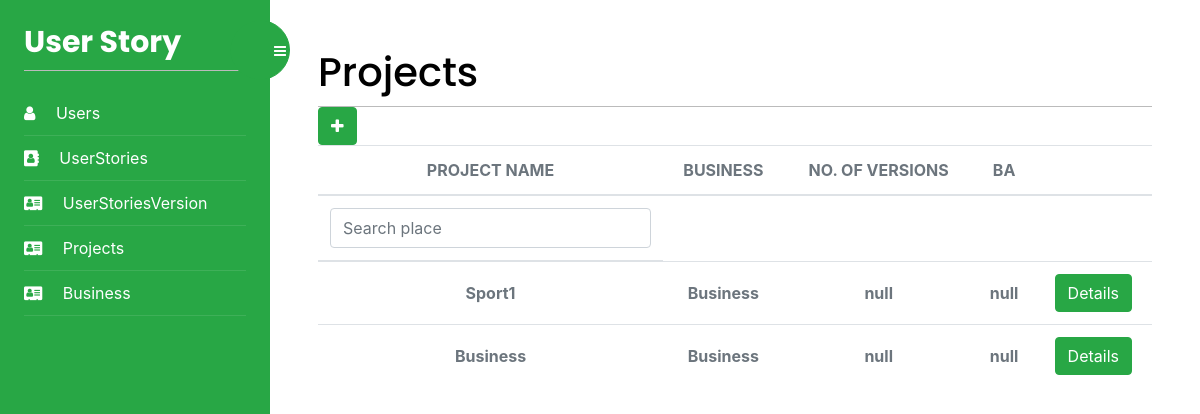
The app's page /Projects/list/ (signed in), older data.
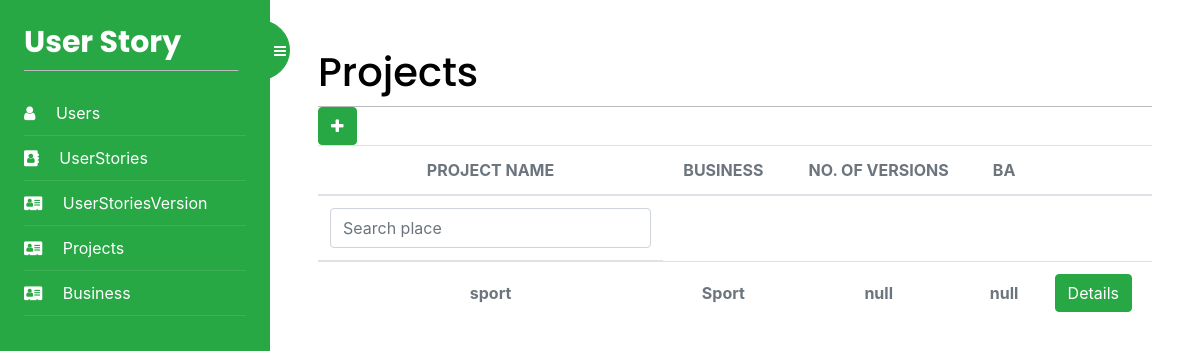
The same page, newer data.
### UserStoryApp/models.py (models this page shows, shortened)
class Project(models.Model):
    id = models.AutoField(primary_key=True)
    name = models.TextField(blank=True)
    status = models.BooleanField(default=True)
    Business = models.ForeignKey(Business, on_delete=models.CASCADE)
    User = models.ForeignKey(
        User, on_delete=models.CASCADE, blank=True, null=True)
    project = ""
    class Meta:
        db_table = "Project"

class Business(models.Model):
    id = models.AutoField(primary_key=True)
    businessIndustry = models.ManyToManyField(
        BusinessCategory)
    hourlyRate = models.IntegerField(blank=True, null=True)
    name = models.TextField(blank=True)
    LegalEntityName = models.TextField(blank=True)
    Address = models.TextField(blank=True)
    BusinessNumber = models.IntegerField(blank=True, null=True)
    BusinessEmail = models.TextField(blank=True)
    User = models.ManyToManyField(User)
    ABN = models.IntegerField(blank=True, null=True)
    class Meta:
        db_table = "Business"

### Projects/views.py (the view)
# urls.py: path('list/', views.Projects_list, name='Projects'),
@login_required
def Projects_list(request):
    project = Project.objects.all()
    my_filter = ProjectsFilter(request.GET, queryset=project)
    project = my_filter.qs
    return render(request, 'projects/projects.html', {'projects': project, 'filter': my_filter})

### Projects/templates/projects/projects.html (shortened to what this page needs)
{% extends "base.html" %}
{% block content %}
<div>
    <h1 class="m-auto">Projects</h1>
</div>
<a href="{% url 'AddProject' %}" class="btn btn-success" aria-hidden="true"><i class="fa fa-plus text-white"
        aria-hidden="true"></i>
</a>
<div class="table-responsive p-0">
    <table class="table align-items-center mb-0">
        <thead>
            <tr>
                <th class="text-center text-uppercase text-secondary text-xxs font-weight-bolder opacity-7">Project Name</th>
                <th class="text-center text-uppercase text-secondary text-xxs font-weight-bolder opacity-7">Business</th>
                <th class="text-center text-uppercase text-secondary text-xxs font-weight-bolder opacity-7">no. of Versions
                </th>
                <th class="text-center text-uppercase text-secondary text-xxs font-weight-bolder opacity-7">BA</th>
                <th class="text-secondary opacity-7"></th>
            </tr>
        </thead>
        <thead>
            <tr>
                <form id="form" method="get">
                    <th class="text-center text-uppercase text-secondary text-xxs font-weight-bolder opacity-7">
                        {{filter.form.name}}</th>
                </form>
            </tr>
        </thead>
        <tbody>
            {% for project in projects %}
                <tr>
                <td class="align-middle text-center">
                    <span class="text-secondary text-xs font-weight-bold">{{project.name}}</span>
                </td>
                <td class="align-middle text-center">
                    <span class="text-secondary text-xs font-weight-bold">{{project.Business.name}}</span>
                </td>
                <td class="align-middle text-center">
                    <span class="text-secondary text-xs font-weight-bold">null</span>
                </td>
                <td class="align-middle text-center">
                    <span class="text-secondary text-xs font-weight-bold">null</span>
                </td>
                <td class="align-middle text-center">
                    <a href="{% url 'projectDetails' user.id %}" class="btn btn-success" aria-hidden="true">
                        Details
                    </a>
                </td>
            </tr>
            {% endfor %}
        </tbody>
    </table>
</div>
{% endblock %}

Row changes from the older to the newer data that the page shows:
removed Project: name "Business", Business.name "Business"
changed Project: name "Sport1" → "sport"; Business.name "Business" → "Sport"
